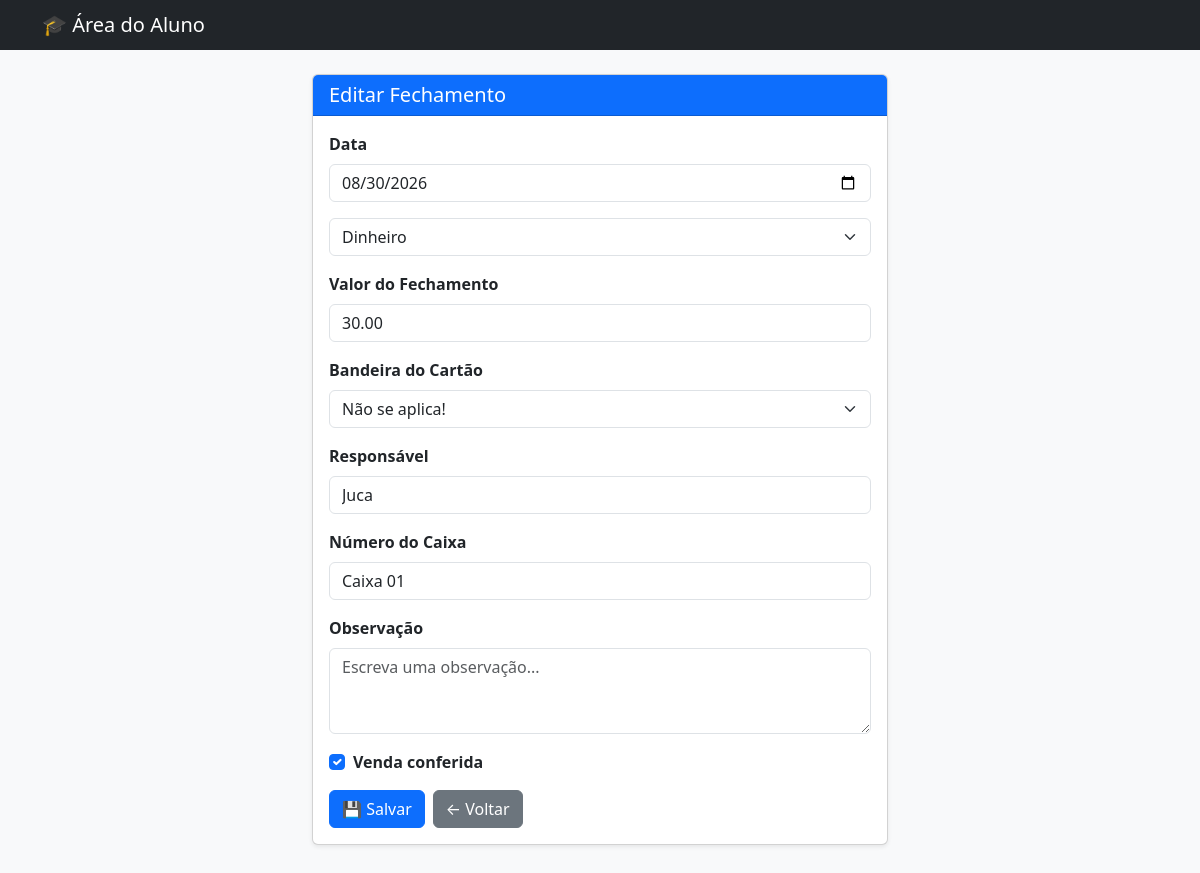
Page /vendas/2/editar/ on the committed database.
### vendas/models.py (models this page shows, shortened)
class Vendas(models.Model):
    data = models.DateField(default=timezone.localdate)
    TIPO_PAGAMENTO = [
        ('DINHEIRO', 'Dinheiro'),
        ('PIX', 'Pix'),
        ('DEBITO', 'Débito'),
        ('CREDITO', 'Crédito'),
    ]
    tipo_pagamento = models.CharField(max_length=10, choices=TIPO_PAGAMENTO)
    valor_total = models.DecimalField(max_digits=10, decimal_places=2)
    BANDEIRA_CARTAO = [
        ('VISA', 'Visa'),
        ('MASTERCARD', 'Mastercard'),
        ('ELO', 'Elo'),
    ]
    bandeira_cartao = models.CharField(max_length=30, choices=BANDEIRA_CARTAO, blank=True)
    responsavel = models.CharField(max_length=100)
    num_caixa =  models.CharField(max_length=20, blank=True)
    obs = models.TextField(blank=True)
    conferido = models.BooleanField(default=False)

### vendas/views.py (the view, shortened to what this page needs)
# urls.py: path('<int:pk>/editar/', views.editar_vendas, name='editar_vendas'),
def editar_vendas(request, pk):
    venda = get_object_or_404(Vendas, pk=pk)
    return render(request, 'form_vendas.html', {'venda': venda, 'titulo': 'Editar Fechamento'})

### vendas/templates/form_vendas.html (shortened to what this page needs)
<!DOCTYPE html>
<html lang="pt-br">
<head>
    <link href="https://cdn.jsdelivr.net/npm/bootstrap@5.3.3/dist/css/bootstrap.min.css" rel="stylesheet">
</head>
<body class="bg-light">
    <nav class="navbar navbar-dark bg-dark mb-4">
        <div class="container">
            <span class="navbar-brand mb-0 h1">🎓 Área do Aluno</span>
        </div>
    </nav>
    <main class="container pb-5" style="max-width: 600px;">
        <div class="card shadow-sm">
            <div class="card-header bg-primary text-white">
                <h1 class="h5 mb-0">{{ titulo }}</h1>
            </div>
            <div class="card-body">
                <form method="post">
                    <div class="mb-3">
                        <label class="form-label fw-semibold">Data</label>
                        <input type="date" name="data" class="form-control"
                               value="{{ venda.data|date:'Y-m-d' }}"
                               placeholder="" required>
                    </div>
                    <div class="mb-3">
                        <select name="tipo_pagamento" class="form-select" required>
                            <option
                                value="DINHEIRO"
                                {% if venda.tipo_pagamento == 'DINHEIRO' %}selected{% endif %}
                            >
                                Dinheiro
                            </option>
                        </select>
                    </div>
                    <div class="mb-3">
                        <label class="form-label fw-semibold">Valor do Fechamento</label>
                        <input type="number" name="valor_total" class="form-control"
                               value="{{ venda.valor_total|default:'' }}"
                               step="0.01" min="0"
                               placeholder="0,00" required>
                    </div>
                    <div class="mb-3">
                        <label for="bandeira_cartao" class="form-label fw-semibold">
                            Bandeira do Cartão
                        </label>
                        <select name="bandeira_cartao" class="form-select">
                            <option value="">
                                Não se aplica!
                            </option>
                        </select>
                    </div>
                    <div class="mb-3">
                        <label class="form-label fw-semibold">Responsável</label>
                        <input type="text" name="responsavel" class="form-control"
                               value="{{ venda.responsavel|default:'' }}"
                               placeholder="Responsável" required>
                    </div>
                    <div class="mb-3">
                        <label class="form-label fw-semibold">Número do Caixa</label>
                        <input type="text" name="num_caixa" class="form-control"
                               value="{{ venda.num_caixa|default:'' }}"
                               placeholder="Ex.: Caixa 01">
                    </div>
                    <div class="mb-3">
                        <label class="form-label fw-semibold">Observação</label>
                        <textarea name="obs" class="form-control" rows="3"
                                  placeholder="Escreva uma observação...">{{ venda.obs|default:'' }}</textarea>
                    </div>
                    <div class="mb-3">
                        <div class="form-check">
                            <input type="checkbox" name="conferido" class="form-check-input" {% if venda.conferido %}checked{% endif %}>
                            <label for="conferido" class="form-check-label fw-semibold">
                                Venda conferida
                            </label>
                        </div>
                    </div>
                    <div class="d-flex gap-2">
                        <button type="submit" class="btn btn-primary">💾 Salvar</button>
                        <a href="{% url 'listar_vendas' %}" class="btn btn-secondary">← Voltar</a>
                    </div>
                </form>
            </div>
        </div>
    </main>
</body>
</html>

### rows in the picture
Vendas: data "08/30/2026", tipo_pagamento "Dinheiro", valor_total "30.00", responsavel "Juca", num_caixa "Caixa 01", conferido "☑"

### other values in the picture
{{ titulo }} "Editar Fechamento"
